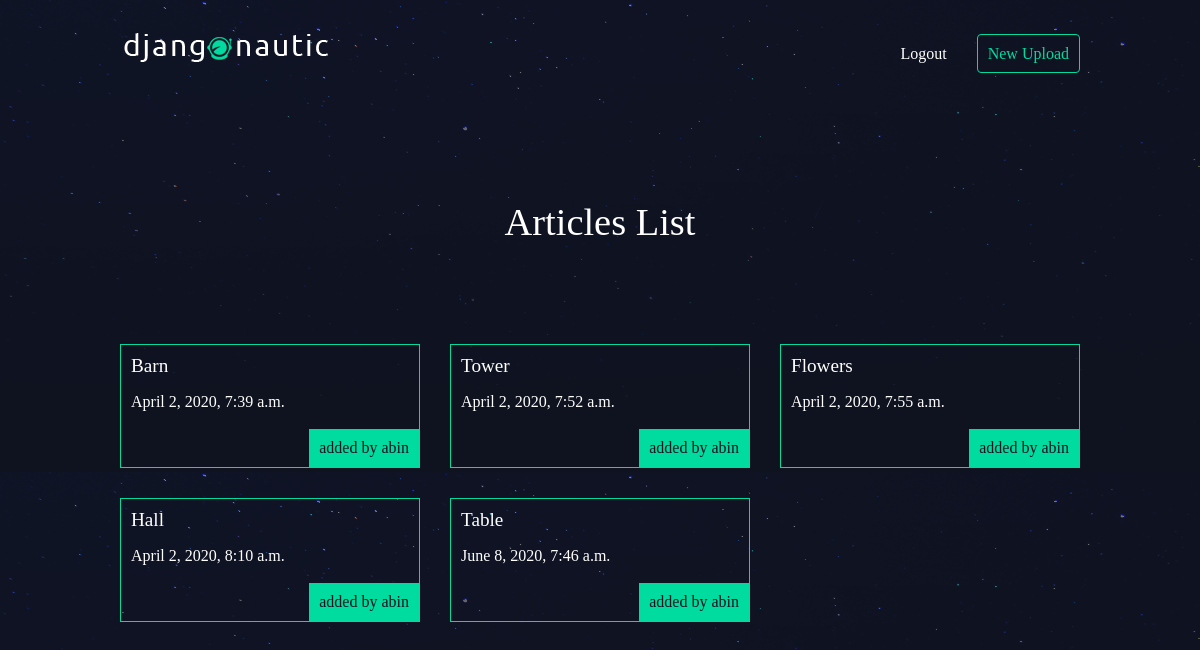
Screenshot of /articles/ (signed in) with the database file from the repository.
### articles/models.py (models this page shows, shortened)
class Image(models.Model):
    name = models.CharField(max_length=100)
    date = models.DateTimeField(auto_now_add=True)
    slug = models.SlugField(default='default-slug')
    raw_image = models.ImageField(default='default.png', blank=True)
    processed_image = models.ImageField(blank=True)
    author = models.ForeignKey(User, default=None,on_delete=models.CASCADE)

### articles/views.py (the view)
def article_list(request):
    articles = Image.objects.all().order_by('date')
    return render(request, 'articles/article_list.html', { 'articles': articles })

### articles/templates/articles/article_list.html
{% extends 'base_layout.html' %}
{% block content%}
<h1>Articles List</h1>
<div class="articles">
    {% for article in articles %}
    <div class="article">
        <h2><a href="{% url 'articles:detail' slug=article.slug %}">{{ article.name }}</a></h2>
        <p>{{ article.date }}</p>
        <p class="author">added by {{ article.author.username }}</p>
    </div>
    {% endfor %}
</div>
{% endblock %}

### assets/styles.css (style rules this page uses)
body { background-color: #0f121f; background-image: url(/static/stars.png); background-repeat-y: no-repeat; color: #fff; }
body * { font-family: Ubuntu; }
h1, h2, h3, h4, h5 { font-weight: normal; margin: 0; }
a, a:hover, a:visited { color: #fff; text-decoration: none; }
div.wrapper > h1 { text-align: center; margin: 100px auto; font-size: 2.4em }
.articles { display: grid; grid-template-columns: 1fr 1fr 1fr; grid-gap: 30px; }
.article { padding: 10px; border: 1px solid #00dba0; position: relative; padding-bottom: 40px; }
.article h2 { font-size: 1.2em; }
.article .author { padding: 10px; background: #00dba0; position: absolute; right: 0; bottom: 0; margin: 0; color: #0f121f; }

### rows the page displays
Image: name "Barn", date "April 2, 2020, 7:39 a.m.", author.username "abin"
Image: name "Tower", date "April 2, 2020, 7:52 a.m.", author.username "abin"
Image: name "Flowers", date "April 2, 2020, 7:55 a.m.", author.username "abin"
Image: name "Hall", date "April 2, 2020, 8:10 a.m.", author.username "abin"
Image: name "Table", date "June 8, 2020, 7:46 a.m.", author.username "abin"
